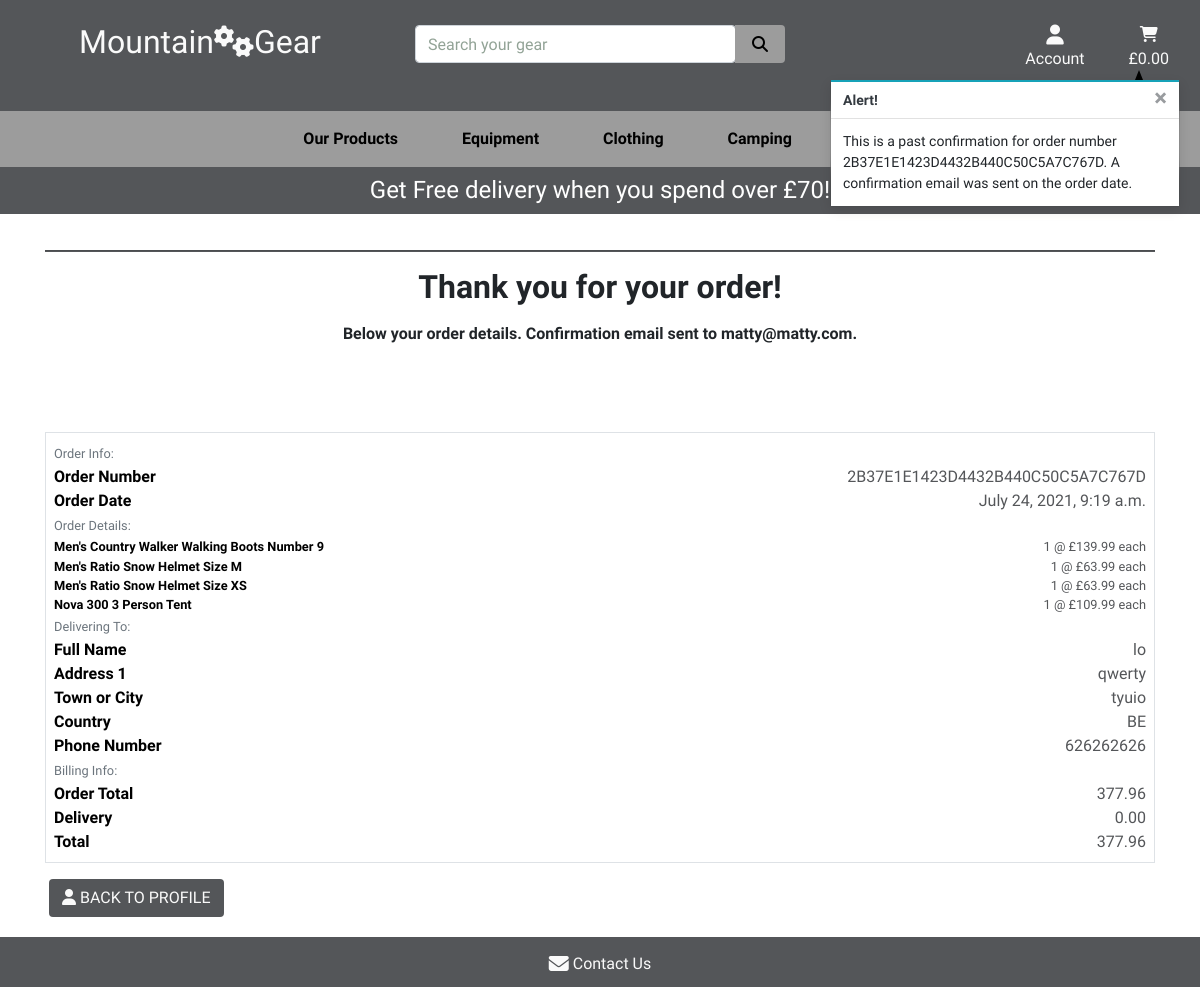
The page /profile/order_history/2B37E1E1423D4432B440C50C5A7C767D on the database its author committed.
### checkout/models.py (models this page shows, shortened)
class Order(models.Model):
    order_number = models.CharField(max_length=32, null=False, editable=False)
    user_profile = models.ForeignKey(UserProfile, on_delete=models.SET_NULL,
                                     null=True, blank=True,
                                     related_name='orders')
    full_name = models.CharField(max_length=50, null=False, blank=False)
    email = models.EmailField(max_length=254, null=False, blank=False)
    phone_number = models.CharField(max_length=20, null=False, blank=False)
    country = CountryField(blank_label='Country *', null=False, blank=False)
    postcode = models.CharField(max_length=20, null=True, blank=True)
    town_or_city = models.CharField(max_length=40, null=False, blank=False)
    street_address1 = models.CharField(max_length=80, null=False, blank=False)
    street_address2 = models.CharField(max_length=80, null=True, blank=True)
    county = models.CharField(max_length=80, null=True, blank=True)
    date = models.DateTimeField(auto_now_add=True)
    delivery_cost = models.DecimalField(max_digits=6,
                                        decimal_places=2,
                                        null=False, default=0)
    order_total = models.DecimalField(max_digits=10,
                                      decimal_places=2, null=False, default=0)
    sum_total = models.DecimalField(max_digits=10,
                                    decimal_places=2, null=False, default=0)
    original_cart = models.TextField(null=False, blank=False, default='')
    stripe_pid = models.CharField(max_length=254, null=False,
                                  blank=False, default='')

class OrderLineItem(models.Model):
    order = models.ForeignKey(Order,
                              null=False, blank=False,
                              on_delete=models.CASCADE,
                              related_name='lineitems')
    product = models.ForeignKey(Product,
                                null=False, blank=False,
                                on_delete=models.CASCADE)
    product_size = models.CharField(max_length=2,
                                    null=True, blank=True)  # XS, S, M, L, XL
    product_number = models.CharField(max_length=2,
                                      null=True, blank=True)  # 6, 7, 8, 9, 10
    quantity = models.IntegerField(null=False, blank=False, default=0)
    lineitem_total = models.DecimalField(max_digits=6,
                                         decimal_places=2,
                                         null=False,
                                         blank=False, editable=False)

### products/models.py (models this page shows, shortened)
class Product(models.Model):
    category = models.ForeignKey('Category', null=True, blank=True,
                                 on_delete=models.SET_NULL)
    sku = models.CharField(max_length=254, null=True, blank=True)
    name = models.CharField(max_length=254)
    description = models.TextField()
    has_sizes = models.BooleanField(default=False, null=True, blank=True)
    has_numbers = models.BooleanField(default=False, null=True, blank=True)
    price = models.DecimalField(max_digits=6, decimal_places=2)
    rating = models.DecimalField(max_digits=6, decimal_places=2)
    image = models.ImageField(null=True, blank=True)

### profiles/views.py (the view)
# urls.py: path('order_history/<order_number>',
def order_history(request, order_number):
    order = get_object_or_404(Order, order_number=order_number)
    messages.info(request, (
        f'This is a past confirmation for order number {order_number}. '
        'A confirmation email was sent on the order date.'
    ))
    template = 'checkout/checkout_success.html'
    context = {
        'order': order,
        'from_profile': True,
    }
    return render(request, template, context)

### cart/contexts.py (called while the page is built, shortened)
def cart_contents(request):
    cart_items = []
    total = 0
    product_count = 0
    cart = request.session.get('cart', {})
    if total < settings.FREE_DELIVERY_THRESHOLD:
        delivery = total * Decimal(settings.STANDARD_DELIVERY_PERCENTAGE / 100)
        free_delivery_delta = settings.FREE_DELIVERY_THRESHOLD - total
    else:
        delivery = 0
        free_delivery_delta = 0
    sum_total = delivery + total
    context = {
        'cart_items': cart_items,
        'total': total,
        'product_count': product_count,
        'delivery': delivery,
        'free_delivery_delta': free_delivery_delta,
        'free_delivery_threshold': settings.FREE_DELIVERY_THRESHOLD,
        'sum_total': sum_total,
    }
    return context

### checkout/templates/checkout/checkout_success.html (shortened to what this page needs)
{% extends "base.html" %}
{% load static %}
{% block page_header %}
    <div class="container header-container">
    </div>
{% endblock %}
{% block content %}
    <div class="overlay"></div>
    <div class="container container-success">
        <div class="row ">
            <div class="col col-success">
                <hr>
                <h2 class="text-center mb-3 font-weight-bold">Thank you for your order!</h2>
                <p class="text-center font-weight-bold"> Below your order details. Confirmation email sent to {{ order.email }}.</p>
            </div>
        </div>
        <div class="row">
            <div class="col-12">
                <div class="order-confirmation-wrapper p-2 border">
                    <div class="row">
                        <div class="col">
                            <small class="text-muted">Order Info:</small>
                        </div>
                    </div>
                    <div class="row">
                        <div class="col-12 col-md-4">
                            <p class="mb-0 text-black font-weight-bold">Order Number</p>
                        </div>
                        <div class="col-12 col-md-8 text-md-right">
                            <p class="mb-0">{{ order.order_number }}</p>
                        </div>
                    </div>
                    <div class="row">
                        <div class="col-12 col-md-4">
                            <p class="mb-0 text-black font-weight-bold">Order Date</p>
                        </div>
                        <div class="col-12 col-md-8 text-md-right">
                            <p class="mb-0">{{ order.date }}</p>
                        </div>
                    </div>
                    <div class="row">
                        <div class="col">
                            <small class="text-muted">Order Details:</small>
                        </div>
                    </div>
                    {% for item in order.lineitems.all %}
                    <div class="row">
                        <div class="col-12 col-md-4">
                            <p class="small mb-0 text-black font-weight-bold">
                                {{ item.product.name }}
                                {% if item.product_size %}Size {{ item.product_size|upper }}{% endif %}
                                {% if item.product_number %}Number {{ item.product_number }}{% endif %}
                            </p>
                        </div>
                        <div class="col-12 col-md-8 text-md-right">
                            <p class="small mb-0">{{ item.quantity }} @ £{{ item.product.price }} each</p>
                        </div>
                    </div>
                    {% endfor %}
                    <div class="row">
                        <div class="col">
                            <small class="text-muted">Delivering To:</small>
                        </div>
                    </div>
                    <div class="row">
                        <div class="col-12 col-md-4">
                            <p class="mb-0 text-black font-weight-bold">Full Name</p>
                        </div>
                        <div class="col-12 col-md-8 text-md-right">
                            <p class="mb-0">{{ order.full_name }}</p>
                        </div>
                    </div>
                    <div class="row">
                        <div class="col-12 col-md-4">
                            <p class="mb-0 text-black font-weight-bold">Address 1</p>
                        </div>
                        <div class="col-12 col-md-8 text-md-right">
                            <p class="mb-0">{{ order.street_address1 }}</p>
                        </div>
                    </div>
                    <div class="row">
                        <div class="col-12 col-md-4">
                            <p class="mb-0 text-black font-weight-bold">Town or City</p>
                        </div>
                        <div class="col-12 col-md-8 text-md-right">
                            <p class="mb-0">{{ order.town_or_city }}</p>
                        </div>
                    </div>
                    <div class="row">
                        <div class="col-12 col-md-4">
                            <p class="mb-0 text-black font-weight-bold">Country</p>
                        </div>
                        <div class="col-12 col-md-8 text-md-right">
                            <p class="mb-0">{{ order.country }}</p>
                        </div>
                    </div>
                    <div class="row">
                        <div class="col-12 col-md-4">
                            <p class="mb-0 text-black font-weight-bold">Phone Number</p>
                        </div>
                        <div class="col-12 col-md-8 text-md-right">
                            <p class="mb-0">{{ order.phone_number }}</p>
                        </div>
                    </div>
                    <div class="row">
                        <div class="col">
                            <small class="text-muted">Billing Info:</small>
                        </div>
                    </div>
                    <div class="row">
                        <div class="col-12 col-md-4">
                            <p class="mb-0 text-black font-weight-bold">Order Total</p>
                        </div>
                        <div class="col-12 col-md-8 text-md-right">
                            <p class="mb-0">{{ order.order_total }}</p>
                        </div>
                    </div>
                    <div class="row">
                        <div class="col-12 col-md-4">
                            <p class="mb-0 text-black font-weight-bold">Delivery</p>
                        </div>
                        <div class="col-12 col-md-8 text-md-right">
                            <p class="mb-0">{{ order.delivery_cost }}</p>
                        </div>
                    </div>
                    <div class="row">
                        <div class="col-12 col-md-4">
                            <p class="mb-0 text-black font-weight-bold">Total</p>
                        </div>
                        <div class="col-12 col-md-8 text-md-right">
                            <p class="mb-0">{{ order.sum_total }}</p>
                        </div>
                    </div>
                </div>
            </div>
        </div>
        <div class="row row-success mt-3 ml-1">
            <div class="col-success">
                {% if from_profile %}
                    <a href="{% url 'profile' %}" class="btn gear-button rounded text-uppercase">
                        <span class="text-uppercase"> <i class="fas fa-user"></i>  Back to profile</span>
                    </a>
                {% else %}
                    <a href="{% url 'products' %}" class="btn gear-button rounded text-uppercase">
                        <span class="text-uppercase"> <i class="fas fa-chevron-left"></i>  Keep shopping</span>
                    </a>
                {% endif %}
            </div>
        </div>
    </div>
{% endblock %}

### static/css/base.css (style rules this page uses)
html { height: 100%; }
body { background: url('/media/main-page.jpg') no-repeat center center fixed; background-size: cover; height: calc(100vh - 214px); font-family: 'Oxygen', sans-serif; }
.header-container { padding-top: 164px; }
.text-black { color: #000 !important; }
.overlay { position: fixed; top: 0; left: 0; height: 100%; width: 100%; background: white; z-index: -1; }
hr { height: 1px; background-color: #545659; }
.border { color: #545659 ; }
.gear-button { background: #545659; color: #fafafa; }
.container-success { margin-top: 70px; }
.col-success { margin-bottom: 70px; }

### rows shown on the page
Order: email "matty@matty.com", order_number "2B37E1E1423D4432B440C50C5A7C767D", date "July 24, 2021, 9:19 a.m.", full_name "lo", street_address1 "qwerty", town_or_city "tyuio", country "BE", phone_number "626262626", order_total "377.96", delivery_cost "0.00", sum_total "377.96"
OrderLineItem: product.name "Men's Country Walker Walking Boots", product_number "9", quantity "1", product.price "139.99"
OrderLineItem: product.name "Men's Ratio Snow Helmet", product_size "M", quantity "1", product.price "63.99"
OrderLineItem: product.name "Men's Ratio Snow Helmet", product_size "XS", quantity "1", product.price "63.99"
OrderLineItem: product.name "Nova 300 3 Person Tent", quantity "1", product.price "109.99"

### other values the page prints
{{ free_delivery_threshold }} "70"
{{ message }} "This is a past confirmation for order number 2B37E1E1423D4432B440C50C5A7C767D. A confirmation email was sent on the order date."
